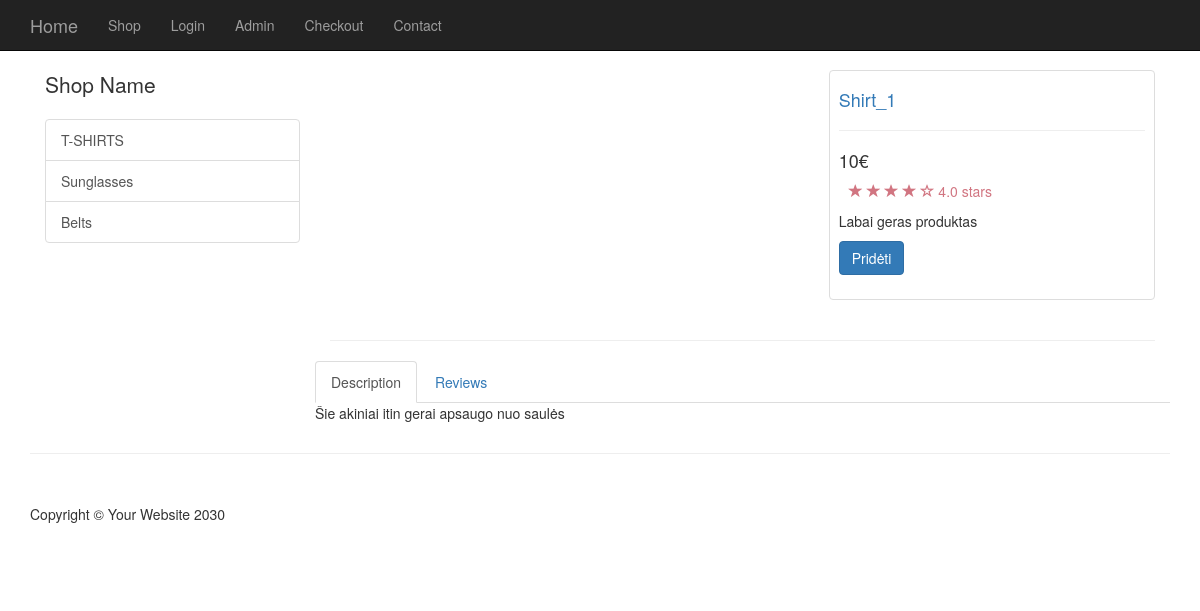
/Ecom_Check_it/public/item.php?id=1, run on the app's committed database.
### tables this page shows
CREATE TABLE `categories` (
  `cat_id` int(11) NOT NULL,
  `cat_title` varchar(255) NOT NULL
);

CREATE TABLE `products` (
  `product_id` int(11) NOT NULL,
  `product_title` varchar(255) NOT NULL,
  `product_category_id` int(11) NOT NULL,
  `product_price` float NOT NULL,
  `product_quantity` int(11) NOT NULL,
  `product_description` text NOT NULL,
  `short_desc` text NOT NULL,
  `product_image` varchar(255) NOT NULL
);

### Ecom_Check_it/public/item.php (the view, shortened to what this page needs)
<?php
    include(TEMPLATE_FRONT.DS."header.php");
?>
<div class="container">
    <?php include(TEMPLATE_FRONT.DS."side_nav.php"); ?>
    <?php
        $query = query("SELECT * FROM products WHERE product_id = " .escape_string($_GET['id']). " ");
        while($row = fetch_array($query)){
    ?>
    <div class="col-md-9">
        <div class="row">
            <div class="col-md-7">
            </div>
            <div class="col-md-5">
                <div class="thumbnail">
            <div class="caption-full">
                <h4><a href="#"><?php echo $row['product_title']; ?></a> </h4>
                <hr>
                <h4 class=""><?php echo $row['product_price']; ?>&euro; </h4>
            <div class="ratings">
                <p>
                    <span class="glyphicon glyphicon-star"></span>
                    <span class="glyphicon glyphicon-star"></span>
                    <span class="glyphicon glyphicon-star"></span>
                    <span class="glyphicon glyphicon-star"></span>
                    <span class="glyphicon glyphicon-star-empty"></span>
                    4.0 stars
                </p>
            </div>
                <p>
                    <?php echo $row['short_desc']; ?>
                </p>
            <form action="">
                <div class="form-group">
                    <a href="../resources/cart.php?add=<?php echo $row['product_id'];?>" class="btn btn-primary" >Pridėti</a>
                </div>
            </form>
        </div>
    </div>
</div>
</div>
        <hr>
<div class="row">
    <div role="tabpanel">
        <ul class="nav nav-tabs" role="tablist">
            <li role="presentation" class="active"><a href="#home" aria-controls="home" role="tab" data-toggle="tab">Description</a></li>
            <li role="presentation"><a href="#profile" aria-controls="profile" role="tab" data-toggle="tab">Reviews</a></li>
        </ul>
        <div class="tab-content">
            <div role="tabpanel" class="tab-pane active" id="home">
            <p>
                <?php echo $row['product_description']; ?>
            </p>
            </div>
        </div>
    </div>
</div>
</div>
<?php
    }
?>
</div>
<?php
    include(TEMPLATE_FRONT.DS."footer.php");
?>

### Ecom_Check_it/resources/functions.php (shortened to what this page needs)
<?php
function query($sql){
    global $connection;
    return mysqli_query($connection, $sql);
}
function escape_string($sql){
    global $connection;
    return mysqli_real_escape_string($connection, $sql);
}
function fetch_array($result){
    return mysqli_fetch_array($result);
}
function get_categories(){
    $query = query("SELECT * FROM categories");
    while($row = fetch_array($query)){
        $category_links = <<<DELIMETER
            <a href='category.php?id={$row['cat_id']}' class='list-group-item'>{$row['cat_title']}</a>
        DELIMETER;
        echo $category_links;
    }
}
?>

### Ecom_Check_it/public/css/shop-homepage.css (style rules this page uses)
body { padding-top: 70px; }
.ratings { padding-right: 10px; padding-left: 10px; color: #d17581; }
.thumbnail { padding: 0; }
.thumbnail .caption-full { padding: 9px; color: #333; }

### data on the page
categories: cat_title "T-SHIRTS"
categories: cat_title "Sunglasses"
categories: cat_title "Belts"
products: product_title "Shirt_1", product_price "10", short_desc "Labai geras produktas", product_description "Šie akiniai itin gerai apsaugo nuo saulės"
